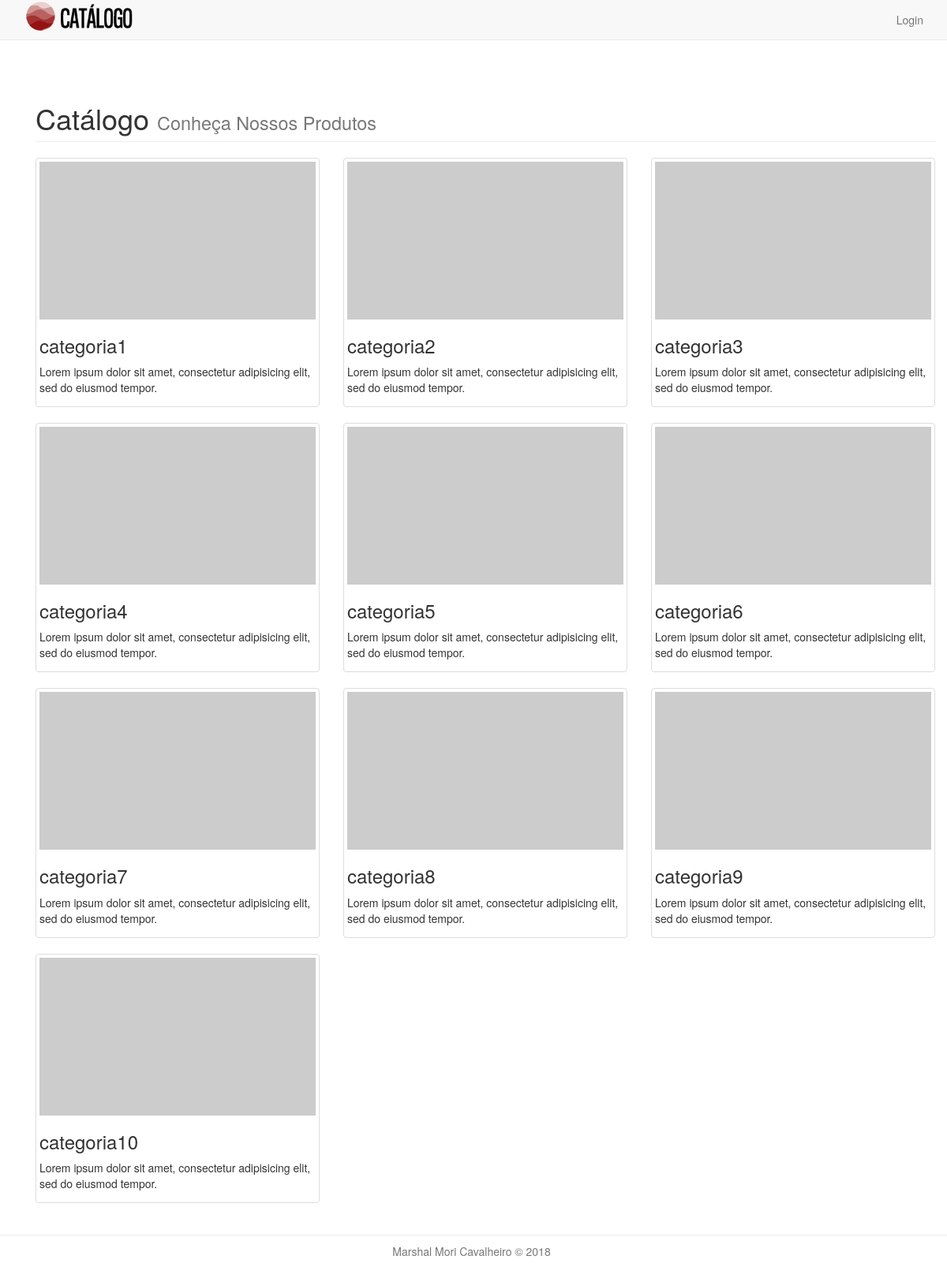
The page /category/ on the database its author committed.
### database_setup.py (models this page shows, shortened)
class Category(Base):
    __tablename__ = 'category'
    id = Column(Integer, primary_key=True)
    category_name = Column(String(32), index=True)
    category_description = Column(String(100))
    user_id = Column(Integer, ForeignKey('user.id'))
    user = relationship(User)

### app.py (the view)
@app.route('/')
@app.route('/category/')
def showCategory():
    categories = session.query(Category).all()
    if 'username' not in login_session:
        return render_template(
                                'category/public_category.html',
                                categories=categories)
    else:
        return render_template(
                                'category/show_category.html',
                                categories=categories)

### templates/category/public_category.html
{% extends 'base.html' %}
{% block body %}
<div class="container">
    <div class="row">
        <div class="col-lg-12">
          <h1 class="page-header">Catálogo
              <small>Conheça Nossos Produtos</small>
          </h1>
        </div>
    </div>
    <div class="row">
      {% for category in categories %}
      <div class="col-md-4 portfolio-item">
        <div class="thumbnail">
            <img class="img-responsive" src="http://placehold.it/700x400" alt="">
            <h3>
                {{ category.category_name }}
            </h3>
            <p>{{category.category_description}}</p>
        </div>
      </div>
      {% endfor %}
</div>
{% endblock %}

### templates/base.html (shortened to what this page needs)
<!DOCTYPE html>
<html>
  <head>
    <link
      rel="stylesheet"
      href="{{ url_for('static', filename='styles/vendor/bootstrap.min.css') }}">
    <link
      rel="stylesheet"
      href="{{ url_for('static', filename='styles/main.css') }}">
    <link
      rel="stylesheet"
      href="{{ url_for('static', filename='styles/vendor/font-awesome.min.css') }}">
  </head>
  <body>
    <nav class="navbar navbar-default navbar-fixed-top">
      <div class="container">
        <div class="navbar-header">
          <a href="{{ url_for('showCategory') }}">
            <img src="{{ url_for('static', filename='images/cat_log_5.png') }}"
                 class="img-responsive"
                 width="140" height="15" title="Catalogo" alt="Catalogo"/>
          </a>
        </div>
        <div class="collapse navbar-collapse" id="bs-example-navbar-collapse-1">
          <ul class="nav navbar-nav navbar-right">
            {% if 'username' not in session %}
            <li>
                <a href="{{ url_for('showLogin')}}">Login</a>
            </li>
            {% endif %}
          </ul>
        </div>
      </div>
    </nav>
    <main class="container">
    <div class="row">
      </div>
        {% block body %}{% endblock %}
    </main>
    <footer class="footer text-center">
      <div class="container">
        <ul class="list-inline">
          <li class="text-muted">Marshal Mori Cavalheiro &copy; 2018</li>
        </ul>
      </div>
    </footer>
  </body>
</html>

### static/styles/main.css (style rules this page uses)
html { position: relative; min-height: 100%; }
body { padding-top: 50px; padding-bottom: 20px; margin-bottom: 60px; }
.footer { position: absolute; bottom: 0; width: 100%; padding-top: 10px; border-top: 1px solid #e9e9e9; height: 60px; }

### rows shown on the page
Category: category_name "categoria1", category_description "Lorem ipsum dolor sit amet, consectetur adipisicing elit, sed do eiusmod tempor."
Category: category_name "categoria2", category_description "Lorem ipsum dolor sit amet, consectetur adipisicing elit, sed do eiusmod tempor."
Category: category_name "categoria3", category_description "Lorem ipsum dolor sit amet, consectetur adipisicing elit, sed do eiusmod tempor."
Category: category_name "categoria4", category_description "Lorem ipsum dolor sit amet, consectetur adipisicing elit, sed do eiusmod tempor."
Category: category_name "categoria5", category_description "Lorem ipsum dolor sit amet, consectetur adipisicing elit, sed do eiusmod tempor."
Category: category_name "categoria6", category_description "Lorem ipsum dolor sit amet, consectetur adipisicing elit, sed do eiusmod tempor."
Category: category_name "categoria7", category_description "Lorem ipsum dolor sit amet, consectetur adipisicing elit, sed do eiusmod tempor."
Category: category_name "categoria8", category_description "Lorem ipsum dolor sit amet, consectetur adipisicing elit, sed do eiusmod tempor."
Category: category_name "categoria9", category_description "Lorem ipsum dolor sit amet, consectetur adipisicing elit, sed do eiusmod tempor."
Category: category_name "categoria10", category_description "Lorem ipsum dolor sit amet, consectetur adipisicing elit, sed do eiusmod tempor."
